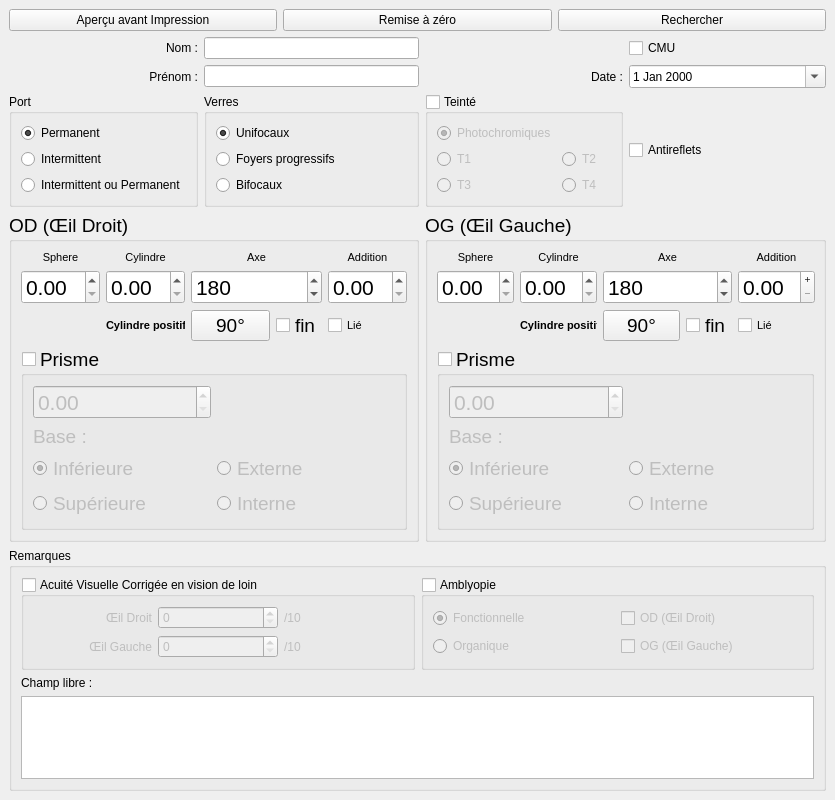
<?xml version="1.0" encoding="UTF-8"?>
<ui version="4.0">
 <class>MainWindow</class>
 <widget class="QMainWindow" name="MainWindow">
  <property name="geometry">
   <rect>
    <x>0</x>
    <y>0</y>
    <width>835</width>
    <height>800</height>
   </rect>
  </property>
  <property name="windowTitle">
   <string>Chrysops</string>
  </property>
  <widget class="QWidget" name="centralwidget">
   <layout class="QGridLayout" name="gridLayout_3">
    <item row="2" column="0">
     <layout class="QGridLayout" name="gridLayout">
      <property name="sizeConstraint">
       <enum>QLayout::SetDefaultConstraint</enum>
      </property>
      <item row="0" column="0">
       <widget class="QLabel" name="label_2">
        <property name="text">
         <string>Nom :</string>
        </property>
        <property name="alignment">
         <set>Qt::AlignRight|Qt::AlignTrailing|Qt::AlignVCenter</set>
        </property>
       </widget>
      </item>
      <item row="8" column="0" colspan="4">
       <widget class="QGroupBox" name="groupBox_4">
        <property name="title">
         <string>Remarques</string>
        </property>
        <layout class="QGridLayout" name="gridLayout_9">
         <item row="1" column="0">
          <widget class="QLabel" name="label_17">
           <property name="text">
            <string>Champ libre :</string>
           </property>
          </widget>
         </item>
         <item row="0" column="1">
          <widget class="QGroupBox" name="amblyopiaGroup">
           <property name="title">
            <string>Amblyopie</string>
           </property>
           <property name="checkable">
            <bool>true</bool>
           </property>
           <property name="checked">
            <bool>false</bool>
           </property>
           <layout class="QGridLayout" name="gridLayout_2">
            <item row="1" column="1">
             <widget class="QCheckBox" name="amblyopiaRightEye">
              <property name="text">
               <string>OD (Œil Droit)</string>
              </property>
             </widget>
            </item>
            <item row="2" column="1">
             <widget class="QCheckBox" name="amblyopiaLeftEye">
              <property name="text">
               <string>OG (Œil Gauche)</string>
              </property>
             </widget>
            </item>
            <item row="2" column="0">
             <widget class="QRadioButton" name="organicRadio">
              <property name="text">
               <string>Organique</string>
              </property>
             </widget>
            </item>
            <item row="1" column="0">
             <widget class="QRadioButton" name="functionnalRadio">
              <property name="text">
               <string>Fonctionnelle</string>
              </property>
              <property name="checked">
               <bool>true</bool>
              </property>
             </widget>
            </item>
           </layout>
          </widget>
         </item>
         <item row="0" column="0">
          <widget class="QGroupBox" name="visualAcuityGroup">
           <property name="title">
            <string>Acuité Visuelle Corrigée en vision de loin</string>
           </property>
           <property name="checkable">
            <bool>true</bool>
           </property>
           <property name="checked">
            <bool>false</bool>
           </property>
           <layout class="QGridLayout" name="gridLayout_6">
            <item row="2" column="2">
             <widget class="QLabel" name="label_16">
              <property name="text">
               <string>/10</string>
              </property>
             </widget>
            </item>
            <item row="2" column="1">
             <widget class="QSpinBox" name="lVASpin">
              <property name="maximum">
               <number>20</number>
              </property>
             </widget>
            </item>
            <item row="0" column="1">
             <widget class="QSpinBox" name="rVASpin">
              <property name="maximum">
               <number>20</number>
              </property>
             </widget>
            </item>
            <item row="0" column="2">
             <widget class="QLabel" name="label_15">
              <property name="text">
               <string>/10</string>
              </property>
             </widget>
            </item>
            <item row="0" column="0">
             <widget class="QLabel" name="label_4">
              <property name="text">
               <string>Œil Droit</string>
              </property>
              <property name="alignment">
               <set>Qt::AlignRight|Qt::AlignTrailing|Qt::AlignVCenter</set>
              </property>
             </widget>
            </item>
            <item row="2" column="0">
             <widget class="QLabel" name="label_18">
              <property name="text">
               <string>Œil Gauche</string>
              </property>
              <property name="alignment">
               <set>Qt::AlignRight|Qt::AlignTrailing|Qt::AlignVCenter</set>
              </property>
             </widget>
            </item>
           </layout>
          </widget>
         </item>
         <item row="2" column="0" colspan="2">
          <widget class="QTextEdit" name="remarksEdit"/>
         </item>
        </layout>
       </widget>
      </item>
      <item row="1" column="2">
       <widget class="QLabel" name="label_3">
        <property name="text">
         <string>Date :</string>
        </property>
        <property name="alignment">
         <set>Qt::AlignRight|Qt::AlignTrailing|Qt::AlignVCenter</set>
        </property>
       </widget>
      </item>
      <item row="1" column="1">
       <widget class="QLineEdit" name="surnameEdit"/>
      </item>
      <item row="1" column="3">
       <widget class="QDateEdit" name="dateEdit">
        <property name="calendarPopup">
         <bool>true</bool>
        </property>
       </widget>
      </item>
      <item row="0" column="1">
       <widget class="QLineEdit" name="nameEdit"/>
      </item>
      <item row="4" column="1">
       <widget class="QGroupBox" name="groupBox_2">
        <property name="title">
         <string>Verres</string>
        </property>
        <layout class="QVBoxLayout" name="verticalLayout_2">
         <item>
          <widget class="QRadioButton" name="normalGlassesRadio">
           <property name="text">
            <string>Unifocaux</string>
           </property>
           <property name="checked">
            <bool>true</bool>
           </property>
          </widget>
         </item>
         <item>
          <widget class="QRadioButton" name="progressiveGlassesRadio">
           <property name="text">
            <string>Foyers progressifs</string>
           </property>
          </widget>
         </item>
         <item>
          <widget class="QRadioButton" name="bifocalGlassesRadio">
           <property name="text">
            <string>Bifocaux</string>
           </property>
          </widget>
         </item>
        </layout>
       </widget>
      </item>
      <item row="4" column="2">
       <widget class="QGroupBox" name="tintGroupBox">
        <property name="title">
         <string>Teinté</string>
        </property>
        <property name="checkable">
         <bool>true</bool>
        </property>
        <property name="checked">
         <bool>false</bool>
        </property>
        <layout class="QGridLayout" name="gridLayout_10">
         <item row="1" column="0">
          <widget class="QRadioButton" name="T1Radio">
           <property name="text">
            <string>T1</string>
           </property>
          </widget>
         </item>
         <item row="0" column="0">
          <widget class="QRadioButton" name="photochromicRadio">
           <property name="text">
            <string>Photochromiques</string>
           </property>
           <property name="checked">
            <bool>true</bool>
           </property>
          </widget>
         </item>
         <item row="4" column="0">
          <widget class="QRadioButton" name="T3Radio">
           <property name="text">
            <string>T3</string>
           </property>
          </widget>
         </item>
         <item row="1" column="1">
          <widget class="QRadioButton" name="T2Radio">
           <property name="text">
            <string>T2</string>
           </property>
          </widget>
         </item>
         <item row="4" column="1">
          <widget class="QRadioButton" name="T4Radio">
           <property name="text">
            <string>T4</string>
           </property>
          </widget>
         </item>
        </layout>
       </widget>
      </item>
      <item row="7" column="0" colspan="2">
       <widget class="QGroupBox" name="rightEyeGroupBox">
        <property name="minimumSize">
         <size>
          <width>380</width>
          <height>0</height>
         </size>
        </property>
        <property name="font">
         <font>
          <pointsize>14</pointsize>
         </font>
        </property>
        <property name="title">
         <string>OD (Œil Droit)</string>
        </property>
        <layout class="QGridLayout" name="gridLayout_7">
         <item row="0" column="0">
          <layout class="QGridLayout" name="rightEyeLayout">
           <item row="1" column="1">
            <widget class="negativeZeroSpinBox" name="rCylSpin">
             <property name="font">
              <font>
               <pointsize>16</pointsize>
              </font>
             </property>
            </widget>
           </item>
           <item row="1" column="4">
            <widget class="dotSpinBox" name="rAddSpin">
             <property name="font">
              <font>
               <pointsize>16</pointsize>
              </font>
             </property>
            </widget>
           </item>
           <item row="2" column="4">
            <widget class="QCheckBox" name="rLinkCheckbox">
             <property name="font">
              <font>
               <pointsize>8</pointsize>
              </font>
             </property>
             <property name="focusPolicy">
              <enum>Qt::ClickFocus</enum>
             </property>
             <property name="text">
              <string>Lié</string>
             </property>
            </widget>
           </item>
           <item row="0" column="1">
            <widget class="QLabel" name="label_8">
             <property name="font">
              <font>
               <pointsize>8</pointsize>
              </font>
             </property>
             <property name="text">
              <string>Cylindre</string>
             </property>
             <property name="alignment">
              <set>Qt::AlignCenter</set>
             </property>
            </widget>
           </item>
           <item row="0" column="0">
            <widget class="QLabel" name="label_5">
             <property name="font">
              <font>
               <pointsize>8</pointsize>
              </font>
             </property>
             <property name="text">
              <string>Sphere</string>
             </property>
             <property name="alignment">
              <set>Qt::AlignCenter</set>
             </property>
            </widget>
           </item>
           <item row="1" column="0">
            <widget class="dotSpinBox" name="rSphereSpin">
             <property name="font">
              <font>
               <pointsize>16</pointsize>
              </font>
             </property>
            </widget>
           </item>
           <item row="0" column="4">
            <widget class="QLabel" name="label_6">
             <property name="font">
              <font>
               <pointsize>8</pointsize>
              </font>
             </property>
             <property name="text">
              <string>Addition</string>
             </property>
             <property name="alignment">
              <set>Qt::AlignCenter</set>
             </property>
            </widget>
           </item>
           <item row="2" column="1">
            <widget class="QLabel" name="rLabelCylPos">
             <property name="font">
              <font>
               <pointsize>8</pointsize>
               <weight>75</weight>
               <bold>true</bold>
              </font>
             </property>
             <property name="toolTip">
              <string>Le cylindre indiqué est positif, une conversion sera effectuée lors de la Sauvegarde</string>
             </property>
             <property name="text">
              <string>Cylindre positif</string>
             </property>
            </widget>
           </item>
           <item row="2" column="2">
            <widget class="QPushButton" name="r90Button">
             <property name="sizePolicy">
              <sizepolicy hsizetype="Minimum" vsizetype="Fixed">
               <horstretch>0</horstretch>
               <verstretch>0</verstretch>
              </sizepolicy>
             </property>
             <property name="text">
              <string>90°</string>
             </property>
            </widget>
           </item>
           <item row="2" column="3">
            <widget class="QCheckBox" name="rFineCheckbox">
             <property name="text">
              <string>fin</string>
             </property>
            </widget>
           </item>
           <item row="1" column="2" colspan="2">
            <widget class="angleSpinBox" name="rAxisSpin">
             <property name="font">
              <font>
               <pointsize>16</pointsize>
              </font>
             </property>
             <property name="wrapping">
              <bool>true</bool>
             </property>
             <property name="minimum">
              <number>5</number>
             </property>
             <property name="maximum">
              <number>180</number>
             </property>
             <property name="singleStep">
              <number>5</number>
             </property>
             <property name="value">
              <number>180</number>
             </property>
            </widget>
           </item>
           <item row="0" column="2" colspan="2">
            <widget class="QLabel" name="label_7">
             <property name="font">
              <font>
               <pointsize>8</pointsize>
              </font>
             </property>
             <property name="text">
              <string>Axe</string>
             </property>
             <property name="alignment">
              <set>Qt::AlignCenter</set>
             </property>
            </widget>
           </item>
          </layout>
         </item>
         <item row="1" column="0">
          <widget class="QGroupBox" name="rPrismGroup">
           <property name="title">
            <string>Prisme</string>
           </property>
           <property name="checkable">
            <bool>true</bool>
           </property>
           <property name="checked">
            <bool>false</bool>
           </property>
           <layout class="QGridLayout" name="gridLayout_4">
            <item row="3" column="1">
             <widget class="QRadioButton" name="rInternalRadio">
              <property name="text">
               <string>Interne</string>
              </property>
             </widget>
            </item>
            <item row="3" column="0">
             <widget class="QRadioButton" name="rSuperiorRadio">
              <property name="text">
               <string>Supérieure</string>
              </property>
             </widget>
            </item>
            <item row="1" column="0">
             <widget class="QLabel" name="label_13">
              <property name="text">
               <string>Base :</string>
              </property>
             </widget>
            </item>
            <item row="2" column="1">
             <widget class="QRadioButton" name="rExternalRadio">
              <property name="text">
               <string>Externe</string>
              </property>
             </widget>
            </item>
            <item row="2" column="0">
             <widget class="QRadioButton" name="rInferiorRadio">
              <property name="text">
               <string>Inférieure</string>
              </property>
              <property name="checked">
               <bool>true</bool>
              </property>
             </widget>
            </item>
            <item row="0" column="0">
             <widget class="dotSpinBox" name="rPrismValue">
              <property name="font">
               <font>
                <pointsize>16</pointsize>
               </font>
              </property>
              <property name="singleStep">
               <double>0.500000000000000</double>
              </property>
             </widget>
            </item>
           </layout>
          </widget>
         </item>
        </layout>
       </widget>
      </item>
      <item row="7" column="2" colspan="2">
       <widget class="QGroupBox" name="leftEyeGroupBox">
        <property name="minimumSize">
         <size>
          <width>380</width>
          <height>0</height>
         </size>
        </property>
        <property name="font">
         <font>
          <pointsize>14</pointsize>
         </font>
        </property>
        <property name="title">
         <string>OG (Œil Gauche)</string>
        </property>
        <layout class="QGridLayout" name="gridLayout_8">
         <item row="0" column="0">
          <layout class="QGridLayout" name="leftEyeLayout">
           <item row="0" column="1">
            <widget class="QLabel" name="label_10">
             <property name="font">
              <font>
               <pointsize>8</pointsize>
              </font>
             </property>
             <property name="text">
              <string>Cylindre</string>
             </property>
             <property name="alignment">
              <set>Qt::AlignCenter</set>
             </property>
            </widget>
           </item>
           <item row="0" column="0">
            <widget class="QLabel" name="label_11">
             <property name="font">
              <font>
               <pointsize>8</pointsize>
              </font>
             </property>
             <property name="text">
              <string>Sphere</string>
             </property>
             <property name="alignment">
              <set>Qt::AlignCenter</set>
             </property>
            </widget>
           </item>
           <item row="2" column="4">
            <widget class="QCheckBox" name="lLinkCheckbox">
             <property name="font">
              <font>
               <pointsize>8</pointsize>
              </font>
             </property>
             <property name="focusPolicy">
              <enum>Qt::ClickFocus</enum>
             </property>
             <property name="text">
              <string>Lié</string>
             </property>
            </widget>
           </item>
           <item row="0" column="4">
            <widget class="QLabel" name="label_12">
             <property name="font">
              <font>
               <pointsize>8</pointsize>
              </font>
             </property>
             <property name="text">
              <string>Addition</string>
             </property>
             <property name="alignment">
              <set>Qt::AlignCenter</set>
             </property>
            </widget>
           </item>
           <item row="1" column="0">
            <widget class="dotSpinBox" name="lSphereSpin">
             <property name="font">
              <font>
               <pointsize>16</pointsize>
              </font>
             </property>
            </widget>
           </item>
           <item row="1" column="1">
            <widget class="negativeZeroSpinBox" name="lCylSpin">
             <property name="font">
              <font>
               <pointsize>16</pointsize>
              </font>
             </property>
            </widget>
           </item>
           <item row="1" column="4">
            <widget class="dotSpinBox" name="lAddSpin">
             <property name="font">
              <font>
               <pointsize>16</pointsize>
              </font>
             </property>
             <property name="buttonSymbols">
              <enum>QAbstractSpinBox::PlusMinus</enum>
             </property>
            </widget>
           </item>
           <item row="2" column="1">
            <widget class="QLabel" name="lLabelCylPos">
             <property name="font">
              <font>
               <pointsize>8</pointsize>
               <weight>75</weight>
               <bold>true</bold>
              </font>
             </property>
             <property name="toolTip">
              <string>Le cylindre indiqué est positif, une conversion sera effectuée lors de la Sauvegarde</string>
             </property>
             <property name="text">
              <string>Cylindre positif</string>
             </property>
            </widget>
           </item>
           <item row="2" column="2">
            <widget class="QPushButton" name="l90Button">
             <property name="sizePolicy">
              <sizepolicy hsizetype="Minimum" vsizetype="Fixed">
               <horstretch>0</horstretch>
               <verstretch>0</verstretch>
              </sizepolicy>
             </property>
             <property name="text">
              <string>90°</string>
             </property>
            </widget>
           </item>
           <item row="2" column="3">
            <widget class="QCheckBox" name="lFineCheckbox">
             <property name="text">
              <string>fin</string>
             </property>
            </widget>
           </item>
           <item row="1" column="2" colspan="2">
            <widget class="angleSpinBox" name="lAxisSpin">
             <property name="font">
              <font>
               <pointsize>16</pointsize>
              </font>
             </property>
             <property name="wrapping">
              <bool>true</bool>
             </property>
             <property name="minimum">
              <number>5</number>
             </property>
             <property name="maximum">
              <number>180</number>
             </property>
             <property name="singleStep">
              <number>5</number>
             </property>
             <property name="value">
              <number>180</number>
             </property>
            </widget>
           </item>
           <item row="0" column="2" colspan="2">
            <widget class="QLabel" name="label_9">
             <property name="font">
              <font>
               <pointsize>8</pointsize>
              </font>
             </property>
             <property name="text">
              <string>Axe</string>
             </property>
             <property name="alignment">
              <set>Qt::AlignCenter</set>
             </property>
            </widget>
           </item>
          </layout>
         </item>
         <item row="1" column="0">
          <widget class="QGroupBox" name="lPrismGroup">
           <property name="title">
            <string>Prisme</string>
           </property>
           <property name="checkable">
            <bool>true</bool>
           </property>
           <property name="checked">
            <bool>false</bool>
           </property>
           <layout class="QGridLayout" name="gridLayout_5">
            <item row="1" column="0">
             <widget class="QLabel" name="label_14">
              <property name="text">
               <string>Base :</string>
              </property>
             </widget>
            </item>
            <item row="3" column="1">
             <widget class="QRadioButton" name="lInternalRadio">
              <property name="text">
               <string>Interne</string>
              </property>
             </widget>
            </item>
            <item row="3" column="0">
             <widget class="QRadioButton" name="lSuperiorRadio">
              <property name="text">
               <string>Supérieure</string>
              </property>
             </widget>
            </item>
            <item row="2" column="0">
             <widget class="QRadioButton" name="lInferiorRadio">
              <property name="text">
               <string>Inférieure</string>
              </property>
              <property name="checked">
               <bool>true</bool>
              </property>
             </widget>
            </item>
            <item row="2" column="1">
             <widget class="QRadioButton" name="lExternalRadio">
              <property name="text">
               <string>Externe</string>
              </property>
             </widget>
            </item>
            <item row="0" column="0">
             <widget class="dotSpinBox" name="lPrismValue">
              <property name="font">
               <font>
                <pointsize>16</pointsize>
               </font>
              </property>
              <property name="singleStep">
               <double>0.500000000000000</double>
              </property>
             </widget>
            </item>
           </layout>
          </widget>
         </item>
        </layout>
       </widget>
      </item>
      <item row="0" column="3">
       <widget class="QCheckBox" name="CMUCheckBox">
        <property name="text">
         <string>CMU</string>
        </property>
       </widget>
      </item>
      <item row="4" column="0">
       <widget class="QGroupBox" name="groupBox">
        <property name="title">
         <string>Port</string>
        </property>
        <layout class="QVBoxLayout" name="verticalLayout">
         <item>
          <widget class="QRadioButton" name="permUseRadio">
           <property name="text">
            <string>Permanent</string>
           </property>
           <property name="checked">
            <bool>true</bool>
           </property>
          </widget>
         </item>
         <item>
          <widget class="QRadioButton" name="itermUseRadio">
           <property name="text">
            <string>Intermittent</string>
           </property>
          </widget>
         </item>
         <item>
          <widget class="QRadioButton" name="bothUseRadio">
           <property name="text">
            <string>Intermittent ou Permanent</string>
           </property>
          </widget>
         </item>
        </layout>
       </widget>
      </item>
      <item row="1" column="0">
       <widget class="QLabel" name="label">
        <property name="text">
         <string>Prénom :</string>
        </property>
        <property name="alignment">
         <set>Qt::AlignRight|Qt::AlignTrailing|Qt::AlignVCenter</set>
        </property>
       </widget>
      </item>
      <item row="4" column="3">
       <widget class="QCheckBox" name="antiglareCheckBox">
        <property name="text">
         <string>Antireflets</string>
        </property>
       </widget>
      </item>
     </layout>
    </item>
    <item row="0" column="0">
     <layout class="QHBoxLayout" name="horizontalLayout">
      <property name="rightMargin">
       <number>0</number>
      </property>
      <property name="bottomMargin">
       <number>0</number>
      </property>
      <item>
       <widget class="QPushButton" name="printButton">
        <property name="text">
         <string>Aperçu avant Impression</string>
        </property>
       </widget>
      </item>
      <item>
       <widget class="QPushButton" name="clearButton">
        <property name="text">
         <string>Remise à zéro</string>
        </property>
       </widget>
      </item>
      <item>
       <widget class="QPushButton" name="searchButton">
        <property name="text">
         <string>Rechercher</string>
        </property>
       </widget>
      </item>
     </layout>
    </item>
   </layout>
  </widget>
 </widget>
 <customwidgets>
  <customwidget>
   <class>negativeZeroSpinBox</class>
   <extends>QDoubleSpinBox</extends>
   <header>negativezerospinbox.h</header>
  </customwidget>
  <customwidget>
   <class>dotSpinBox</class>
   <extends>QDoubleSpinBox</extends>
   <header>dotspinbox.h</header>
  </customwidget>
  <customwidget>
   <class>angleSpinBox</class>
   <extends>QSpinBox</extends>
   <header>anglespinbox.h</header>
  </customwidget>
 </customwidgets>
 <tabstops>
  <tabstop>nameEdit</tabstop>
  <tabstop>surnameEdit</tabstop>
  <tabstop>dateEdit</tabstop>
  <tabstop>permUseRadio</tabstop>
  <tabstop>itermUseRadio</tabstop>
  <tabstop>bothUseRadio</tabstop>
  <tabstop>normalGlassesRadio</tabstop>
  <tabstop>progressiveGlassesRadio</tabstop>
  <tabstop>bifocalGlassesRadio</tabstop>
  <tabstop>tintGroupBox</tabstop>
  <tabstop>photochromicRadio</tabstop>
  <tabstop>T1Radio</tabstop>
  <tabstop>T2Radio</tabstop>
  <tabstop>T3Radio</tabstop>
  <tabstop>T4Radio</tabstop>
  <tabstop>antiglareCheckBox</tabstop>
  <tabstop>rSphereSpin</tabstop>
  <tabstop>rCylSpin</tabstop>
  <tabstop>rAxisSpin</tabstop>
  <tabstop>rAddSpin</tabstop>
  <tabstop>lSphereSpin</tabstop>
  <tabstop>lCylSpin</tabstop>
  <tabstop>lAxisSpin</tabstop>
  <tabstop>lAddSpin</tabstop>
  <tabstop>rPrismGroup</tabstop>
  <tabstop>rPrismValue</tabstop>
  <tabstop>rInferiorRadio</tabstop>
  <tabstop>rExternalRadio</tabstop>
  <tabstop>rSuperiorRadio</tabstop>
  <tabstop>rInternalRadio</tabstop>
  <tabstop>lPrismGroup</tabstop>
  <tabstop>lPrismValue</tabstop>
  <tabstop>lInferiorRadio</tabstop>
  <tabstop>lExternalRadio</tabstop>
  <tabstop>lSuperiorRadio</tabstop>
  <tabstop>lInternalRadio</tabstop>
  <tabstop>visualAcuityGroup</tabstop>
  <tabstop>rVASpin</tabstop>
  <tabstop>lVASpin</tabstop>
  <tabstop>amblyopiaGroup</tabstop>
  <tabstop>functionnalRadio</tabstop>
  <tabstop>organicRadio</tabstop>
  <tabstop>amblyopiaRightEye</tabstop>
  <tabstop>amblyopiaLeftEye</tabstop>
  <tabstop>remarksEdit</tabstop>
  <tabstop>CMUCheckBox</tabstop>
  <tabstop>printButton</tabstop>
  <tabstop>searchButton</tabstop>
 </tabstops>
 <resources/>
 <connections/>
</ui>
